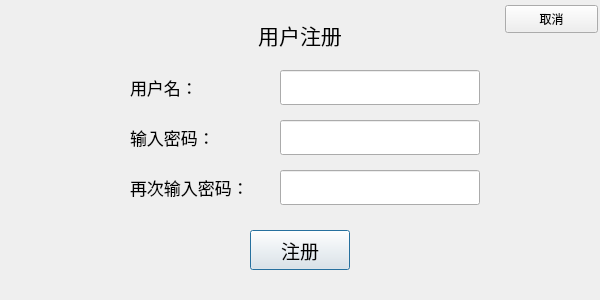
<?xml version="1.0" encoding="UTF-8"?>
<ui version="4.0">
 <class>RegisterDialog</class>
 <widget class="QDialog" name="RegisterDialog">
  <property name="geometry">
   <rect>
    <x>0</x>
    <y>0</y>
    <width>600</width>
    <height>300</height>
   </rect>
  </property>
  <property name="windowTitle">
   <string>Dialog</string>
  </property>
  <widget class="QLineEdit" name="UserName_lineEdit">
   <property name="geometry">
    <rect>
     <x>280</x>
     <y>70</y>
     <width>200</width>
     <height>35</height>
    </rect>
   </property>
  </widget>
  <widget class="QLineEdit" name="Password_lineEdit">
   <property name="geometry">
    <rect>
     <x>280</x>
     <y>120</y>
     <width>200</width>
     <height>35</height>
    </rect>
   </property>
   <property name="echoMode">
    <enum>QLineEdit::EchoMode::Password</enum>
   </property>
  </widget>
  <widget class="QLineEdit" name="ConfirmPassword_lineEdit">
   <property name="geometry">
    <rect>
     <x>280</x>
     <y>170</y>
     <width>200</width>
     <height>35</height>
    </rect>
   </property>
   <property name="echoMode">
    <enum>QLineEdit::EchoMode::Password</enum>
   </property>
  </widget>
  <widget class="QPushButton" name="Register_pushButton">
   <property name="geometry">
    <rect>
     <x>250</x>
     <y>230</y>
     <width>100</width>
     <height>40</height>
    </rect>
   </property>
   <property name="font">
    <font>
     <family>楷体</family>
     <pointsize>14</pointsize>
    </font>
   </property>
   <property name="text">
    <string>注册</string>
   </property>
  </widget>
  <widget class="QPushButton" name="Cancel_pushButton">
   <property name="geometry">
    <rect>
     <x>505</x>
     <y>5</y>
     <width>93</width>
     <height>28</height>
    </rect>
   </property>
   <property name="text">
    <string>取消</string>
   </property>
  </widget>
  <widget class="QLabel" name="UserName_label">
   <property name="geometry">
    <rect>
     <x>130</x>
     <y>70</y>
     <width>80</width>
     <height>35</height>
    </rect>
   </property>
   <property name="font">
    <font>
     <family>楷体</family>
     <pointsize>13</pointsize>
    </font>
   </property>
   <property name="text">
    <string>用户名：</string>
   </property>
  </widget>
  <widget class="QLabel" name="Password_label">
   <property name="geometry">
    <rect>
     <x>130</x>
     <y>120</y>
     <width>110</width>
     <height>35</height>
    </rect>
   </property>
   <property name="font">
    <font>
     <family>楷体</family>
     <pointsize>13</pointsize>
    </font>
   </property>
   <property name="text">
    <string>输入密码：</string>
   </property>
  </widget>
  <widget class="QLabel" name="Password2_label">
   <property name="geometry">
    <rect>
     <x>130</x>
     <y>170</y>
     <width>150</width>
     <height>35</height>
    </rect>
   </property>
   <property name="font">
    <font>
     <family>楷体</family>
     <pointsize>13</pointsize>
    </font>
   </property>
   <property name="text">
    <string>再次输入密码：</string>
   </property>
  </widget>
  <widget class="QLabel" name="label">
   <property name="geometry">
    <rect>
     <x>200</x>
     <y>20</y>
     <width>200</width>
     <height>30</height>
    </rect>
   </property>
   <property name="font">
    <font>
     <family>楷体</family>
     <pointsize>16</pointsize>
    </font>
   </property>
   <property name="text">
    <string>用户注册</string>
   </property>
   <property name="alignment">
    <set>Qt::AlignmentFlag::AlignCenter</set>
   </property>
  </widget>
 </widget>
 <resources/>
 <connections/>
</ui>
